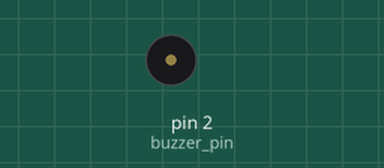
Bench run of a sketch on a simulated Arduino Uno, built with avr-gcc and run on an emulated ATmega328P. Parts: buzzer (waves = sounding).

Above: at 2.5 s.
At 3.7 s:
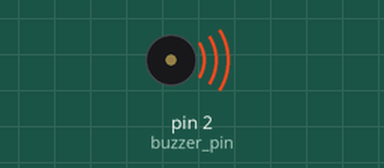
Timing chart, 0 to 5.8 s (numbered marks = the images above):
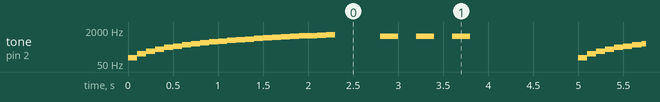

Measured:
- by itself, tone on pin 2 (buzzer_pin): plays 100 Hz for 0.10 s, 150 Hz for 0.10 s, 200 Hz for 0.10 s, 250 Hz for 0.10 s, 300 Hz for 0.10 s, 350 Hz for 0.10 s … (676 notes in this stretch)

The sketch:

buzzer_test.ino
```cpp
// piezo buzzer test for rp2350

const uint8_t buzzer_pin = 2;

void setup() {
    pinMode(buzzer_pin, OUTPUT);
}

void loop() {
    // simple frequency sweep to verify buzzer works
    for (uint16_t freq = 100; freq <= 1200; freq += 50) {
        tone(buzzer_pin, freq);
        delay(100);
    }

    // stop tone briefly
    noTone(buzzer_pin);
    delay(500);

    // fixed beeps
    for (uint8_t i = 0; i < 3; i++) {
        tone(buzzer_pin, 1000);
        delay(200);
        noTone(buzzer_pin);
        delay(200);
    }

    delay(1000);
}
```
